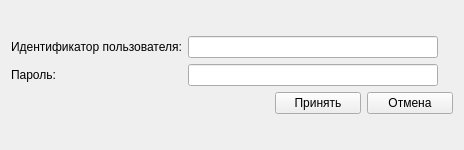
<?xml version="1.0" encoding="UTF-8"?>
<ui version="4.0">
 <class>LoginForm</class>
 <widget class="QWidget" name="LoginForm">
  <property name="geometry">
   <rect>
    <x>0</x>
    <y>0</y>
    <width>464</width>
    <height>150</height>
   </rect>
  </property>
  <property name="sizePolicy">
   <sizepolicy hsizetype="Fixed" vsizetype="Fixed">
    <horstretch>0</horstretch>
    <verstretch>0</verstretch>
   </sizepolicy>
  </property>
  <property name="maximumSize">
   <size>
    <width>500</width>
    <height>150</height>
   </size>
  </property>
  <property name="windowTitle">
   <string>Форма входа</string>
  </property>
  <layout class="QGridLayout" name="gridLayout_2">
   <item row="0" column="0">
    <layout class="QGridLayout" name="gridLayout">
     <item row="0" column="2" colspan="3">
      <widget class="QLineEdit" name="loginEdit">
       <property name="sizePolicy">
        <sizepolicy hsizetype="Fixed" vsizetype="Fixed">
         <horstretch>0</horstretch>
         <verstretch>0</verstretch>
        </sizepolicy>
       </property>
       <property name="minimumSize">
        <size>
         <width>250</width>
         <height>0</height>
        </size>
       </property>
       <property name="maximumSize">
        <size>
         <width>250</width>
         <height>16777215</height>
        </size>
       </property>
      </widget>
     </item>
     <item row="1" column="0" colspan="2">
      <widget class="QLabel" name="label_2">
       <property name="text">
        <string>Пароль:</string>
       </property>
      </widget>
     </item>
     <item row="0" column="0" colspan="2">
      <widget class="QLabel" name="label">
       <property name="sizePolicy">
        <sizepolicy hsizetype="Expanding" vsizetype="Preferred">
         <horstretch>0</horstretch>
         <verstretch>0</verstretch>
        </sizepolicy>
       </property>
       <property name="text">
        <string>Идентификатор пользователя:</string>
       </property>
      </widget>
     </item>
     <item row="2" column="4">
      <widget class="QPushButton" name="cancelButton">
       <property name="sizePolicy">
        <sizepolicy hsizetype="Fixed" vsizetype="Fixed">
         <horstretch>0</horstretch>
         <verstretch>0</verstretch>
        </sizepolicy>
       </property>
       <property name="minimumSize">
        <size>
         <width>86</width>
         <height>0</height>
        </size>
       </property>
       <property name="toolTip">
        <string>Отмена</string>
       </property>
       <property name="text">
        <string>Отмена</string>
       </property>
      </widget>
     </item>
     <item row="1" column="2" colspan="3">
      <widget class="QLineEdit" name="passwordEdit">
       <property name="sizePolicy">
        <sizepolicy hsizetype="Fixed" vsizetype="Fixed">
         <horstretch>0</horstretch>
         <verstretch>0</verstretch>
        </sizepolicy>
       </property>
       <property name="maximumSize">
        <size>
         <width>250</width>
         <height>16777215</height>
        </size>
       </property>
       <property name="inputMethodHints">
        <set>Qt::ImhHiddenText|Qt::ImhNoAutoUppercase|Qt::ImhNoPredictiveText|Qt::ImhSensitiveData</set>
       </property>
       <property name="inputMask">
        <string/>
       </property>
       <property name="echoMode">
        <enum>QLineEdit::Password</enum>
       </property>
      </widget>
     </item>
     <item row="2" column="3">
      <widget class="QPushButton" name="okButton">
       <property name="sizePolicy">
        <sizepolicy hsizetype="Fixed" vsizetype="Fixed">
         <horstretch>0</horstretch>
         <verstretch>0</verstretch>
        </sizepolicy>
       </property>
       <property name="minimumSize">
        <size>
         <width>86</width>
         <height>0</height>
        </size>
       </property>
       <property name="toolTip">
        <string>Принять</string>
       </property>
       <property name="text">
        <string>Принять</string>
       </property>
      </widget>
     </item>
     <item row="2" column="0" colspan="3">
      <spacer name="horizontalSpacer">
       <property name="orientation">
        <enum>Qt::Horizontal</enum>
       </property>
       <property name="sizeHint" stdset="0">
        <size>
         <width>40</width>
         <height>20</height>
        </size>
       </property>
      </spacer>
     </item>
    </layout>
   </item>
  </layout>
 </widget>
 <layoutdefault spacing="6" margin="11"/>
 <resources/>
 <connections/>
</ui>
